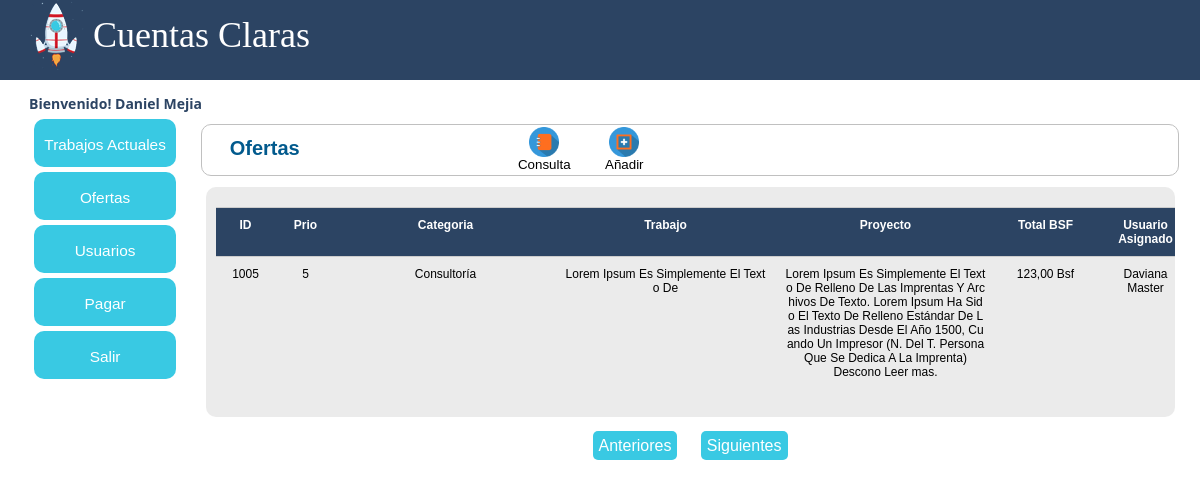
Page /ofertas/vofertas_actuales.php?posicion=10 (signed in) on the earlier database version.
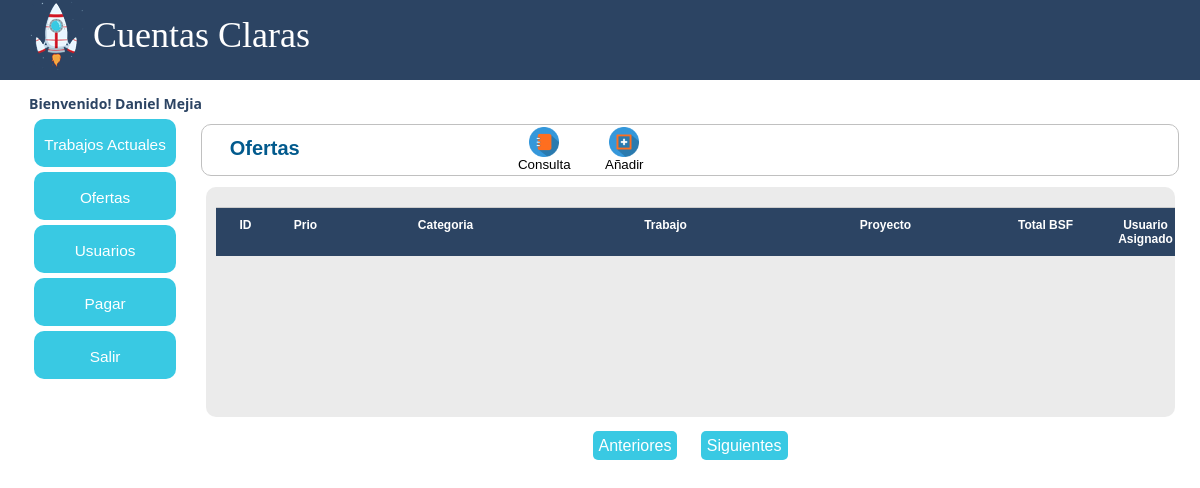
Same page on the later database version.
### tables this page shows
CREATE TABLE IF NOT EXISTS `tb_trabajos_actuales` (
`id_trab` int(11) NOT NULL,
  `fkid_prio` int(11) NOT NULL,
  `fkid_requ` varchar(500) NOT NULL DEFAULT '',
  `proy_trab` varchar(250) NOT NULL,
  `trab_trab` varchar(1000) NOT NULL,
  `form_trab` varchar(20) NOT NULL,
  `moda_trab` varchar(20) NOT NULL,
  `obse_trab` varchar(500) NOT NULL,
  `cant_trab` int(10) NOT NULL,
  `mont_bsf_trab` int(10) NOT NULL,
  `tota_vef_trab` int(10) NOT NULL DEFAULT '0',
  `tiem_esti_trab` varchar(250) NOT NULL,
  `id_usuario` int(11) NOT NULL
);

CREATE TABLE IF NOT EXISTS `tb_requerimientos` (
`id_requ` int(11) NOT NULL,
  `desc_requ` varchar(250) NOT NULL
);

CREATE TABLE IF NOT EXISTS `tb_usuarios` (
`id_usuario` int(11) NOT NULL,
  `nomb_usuario` varchar(250) NOT NULL,
  `apel_usuario` varchar(250) NOT NULL,
  `cedu_usuario` varchar(20) NOT NULL,
  `corr_usuario` varchar(100) NOT NULL,
  `tele_usuario` varchar(20) NOT NULL,
  `tele_opci_usuario` varchar(20) NOT NULL,
  `pass_usuario` varchar(250) NOT NULL,
  `id_rol` int(10) NOT NULL
);

### include/menu.php (called while the page is built, shortened)
<?php
$rol = $_SESSION["rol"];
?>

### class/class.php (called while the page is built, shortened)
<?php
class Conectar
{
	public static function conecta()
	{
		$con = mysql_connect("localhost","root","");
		return $con;
		}
	}
class TrabajosActuales
{
	private $datos,$datos2,$datos3,$datos4, $usuarios, $requ, $requ2, $prio1, $prio2, $suma,$asigna,$asigna1,$asigna2,$restapago;
	public function __construct()
	{
		$this->datos=array();
	}
	public function paginadoOfertas($inicio)
	{
		$sql = "select * from tb_trabajos_actuales where id_trab not in(select fkid_trab from tb_asignacion_trabajos_actuales) order by id_trab desc limit $inicio, 10";
		$res = mysql_query($sql, Conectar::conecta());
		while($reg = mysql_fetch_assoc($res))
		{
			$this->datos[] = $reg;
			}
			return $this->datos;
		}
		public function listarOfertas()
		{
			$sql = "select * from tb_trabajos_actuales where id_trab not in(select fkid_trab from tb_asignacion_trabajos_actuales)";
			$res = mysql_query($sql,Conectar::conecta());
			while($reg = mysql_fetch_assoc($res))
			{
				$this->datos[] = $reg;
				}
			return $this->datos;
			}
	}

### ofertas/vofertas_actuales.php (the view, shortened to what the changed rows need)
<?php include("start.php");
	  include("../class/class.php");
	  $oferta =  new TrabajosActuales();
?>
<!DOCTYPE html PUBLIC "-//W3C//DTD XHTML 1.0 Transitional//EN" "http://www.w3.org/TR/xhtml1/DTD/xhtml1-transitional.dtd">
<html xmlns="http://www.w3.org/1999/xhtml">
<head>
<link rel="stylesheet" href="../css/style.css"/>
<link href="../css/style_menu.css" rel="stylesheet" type="text/css" />
</head>
<body class="dt-example" <?php ?>>
<div id="pantalla">
    <div id="conten">
        <div id="top">
        <div id="fila_columna">
            <div id="columna1"><?php include("../include/menu.php")?></div>
            <div id="columna2">
    <center>
    <div id="cuerpo_general">
    	<div id="tilulos">
                <h2 style="padding-top:12px;">Ofertas</h2>
        </div>
    	<div id="contenedor-cliente">
                <div id="sub-contenedor-cliente">
                <form name="form_ofer_actu" id="form_ofer_actu" action="registro_cliente.php" method="post">
                 <?php
				 if($rol ==1)
				 {
				 if(isset($_GET["posicion"]))
				 {
					 $inicio = $_GET["posicion"];
					 }
				 		else
						 {
							 $inicio=0;
							 }
				 $paginacion = $oferta->paginadoOfertas($inicio);
				 $row = $oferta->listarOfertas();
				 for($i=0; $i<sizeof($paginacion); $i++)
                  {
                    ?>
                        <div class="fila tabla filaContenido">
                        <a href="javascript:void(0);" onclick="window.location='modificar_ofertas.php?codi_trab=<?php echo $row[$i]["id_trab"]?>'">
                        <div class="columna tabla corto contenido" ><?php echo $row[$i]["id_trab"] ?></div>
                        <div class="columna tabla corto contenido" ><?php echo substr(ucwords($row[$i]["fkid_prio"]),0,20);?></div>
                         <?php
						if ($row[$i]["fkid_requ"] !=0)
						{
							$requerimiento = $row[$i]["fkid_requ"];
							$respuesta=mysql_query("select * from tb_requerimientos where id_requ = $requerimiento");
							while($sel =mysql_fetch_array($respuesta))
							{
							?>
								<div class="columna tabla largo contenido" ><?php echo $sel["desc_requ"];?></div>
							<?php
							}
						}
						else
						{
							?>
								<div class="columna tabla largo contenido" >Por asignar Categoria</div>
							<?php
							}
						?>
                        <div class="columna tabla largo contenido" ><?php if (strlen($row[$i]["trab_trab"]) >= 250){echo  substr(wordwrap(ucwords($row[$i]["trab_trab"]), 250, "<br>",1),0,250)." <span class='leerMas'>Leer mas.</span>";}else{echo  substr(wordwrap(ucwords($row[$i]["trab_trab"]), 250, "<br>",1),0,250);}?></div>
                        <div class="columna tabla largo contenido" ><?php if (strlen($row[$i]["proy_trab"]) >= 250){echo  substr(wordwrap(ucwords($row[$i]["proy_trab"]), 250, "<br>",1),0,250)." <span class='leerMas'>Leer mas.</span>";}else{echo  substr(wordwrap(ucwords($row[$i]["proy_trab"]), 250, "<br>",1),0,250);}?></div>
                        <div class="columna tabla medio contenido"><?php echo number_format($row[$i]["tota_vef_trab"], 2, ',', '.')." Bsf"?></div>
						<?php
						if ($row[$i]["id_usuario"] !=0)
							{
								$id_usuario = $row[$i]["id_usuario"];
								$respuesta=mysql_query("select * from tb_usuarios where id_usuario = $id_usuario");
								while($sel =mysql_fetch_array($respuesta))
								{
								?>
								<div class="columna tabla medio contenido" ><?php echo $sel["nomb_usuario"].' '.$sel["apel_usuario"];?></div>
								<?php
								}
							}
							else
							{
								?>
								<div class="columna tabla medio contenido" >Pendiente por Ofertar</div>
								<?php
								}
						?>
                        </a>
                        </div>
                   <?php
                    }
					 }
                    ?>
                </form>
                    </div>
        	</div>
       </div>
            </div>
        </div>
    </div>
</div>
</body>
</html>

Differences in the rows shown:
no longer on this page (row edited): tb_trabajos_actuales: id_trab "1005", fkid_prio "5", trab_trab "Lorem Ipsum Es Simplemente El Texto De", proy_trab "Lorem Ipsum Es Simplemente El Texto De Relleno De Las Imprentas Y Archivos De Texto. Lorem Ipsum Ha Sido El Texto De Relleno Estándar De Las Industrias Desde El Año 1500, Cuando Un Impresor (N. Del T. Persona Que Se Dedica A La Imprenta) Descono", tota_vef_trab "123,00"
no longer on this page (row unchanged): tb_requerimientos: desc_requ "Consultoría"
no longer on this page (row unchanged): tb_usuarios: nomb_usuario "Daviana", apel_usuario "Master"
